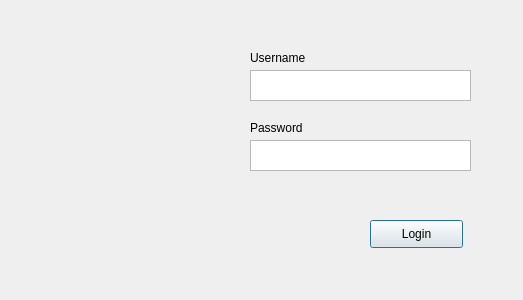
<?xml version="1.0" encoding="UTF-8"?>
<ui version="4.0">
 <class>LoginDialog</class>
 <widget class="QDialog" name="LoginDialog">
  <property name="geometry">
   <rect>
    <x>0</x>
    <y>0</y>
    <width>523</width>
    <height>300</height>
   </rect>
  </property>
  <property name="windowTitle">
   <string>Login</string>
  </property>
  <widget class="QTextEdit" name="passwordField">
   <property name="geometry">
    <rect>
     <x>250</x>
     <y>140</y>
     <width>221</width>
     <height>31</height>
    </rect>
   </property>
  </widget>
  <widget class="QTextEdit" name="usernameField">
   <property name="geometry">
    <rect>
     <x>250</x>
     <y>70</y>
     <width>221</width>
     <height>31</height>
    </rect>
   </property>
  </widget>
  <widget class="QPushButton" name="loginButton">
   <property name="geometry">
    <rect>
     <x>370</x>
     <y>220</y>
     <width>93</width>
     <height>28</height>
    </rect>
   </property>
   <property name="text">
    <string>Login</string>
   </property>
  </widget>
  <widget class="QLabel" name="usernameLabel">
   <property name="geometry">
    <rect>
     <x>250</x>
     <y>50</y>
     <width>91</width>
     <height>16</height>
    </rect>
   </property>
   <property name="text">
    <string>Username</string>
   </property>
  </widget>
  <widget class="QLabel" name="usernameLabel_2">
   <property name="geometry">
    <rect>
     <x>250</x>
     <y>120</y>
     <width>91</width>
     <height>16</height>
    </rect>
   </property>
   <property name="text">
    <string>Password</string>
   </property>
  </widget>
  <widget class="QLabel" name="csuLogo">
   <property name="geometry">
    <rect>
     <x>30</x>
     <y>50</y>
     <width>171</width>
     <height>171</height>
    </rect>
   </property>
   <property name="text">
    <string/>
   </property>
   <property name="pixmap">
    <pixmap>../images/csuLogo.png</pixmap>
   </property>
   <property name="scaledContents">
    <bool>true</bool>
   </property>
  </widget>
 </widget>
 <resources/>
 <connections/>
</ui>
